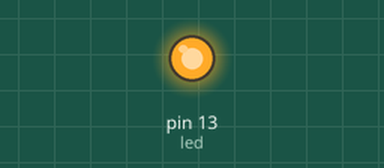
Simulated run of this sketch. Board: Arduino Uno, built with avr-gcc and run on an emulated ATmega328P. Shown: output pins drawn as LEDs (lit = HIGH).

Above: at 0.2 s.
At 2.2 s:
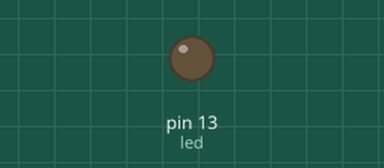
Timing chart, 0 to 3.5 s (numbered marks = the images above):
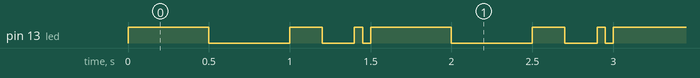

Measured:
- by itself, pin 13 (led): repeats every 1.5 s: LOW 0.50 s, HIGH 0.20 s, LOW 0.20 s, HIGH 0.05 s, LOW 0.05 s, HIGH 0.50 s
- by itself, everything shown: repeats every 1.5 s, in 6 steps

The sketch:

EncenderLed.ino
```cpp
int led = 13;

void setup() {
  // put your setup code here, to run once:
  pinMode(led, OUTPUT);

}

void loop() {
  // put your main code here, to run repeatedly:
  digitalWrite(led, HIGH);
  delay(500);
  digitalWrite(led, LOW);
  delay(500);
  digitalWrite(led, HIGH);
  delay(200);
  digitalWrite(led, LOW);
  delay(200);
  digitalWrite(led, HIGH);
  delay(50);
  digitalWrite(led, LOW);
  delay(50);

}
```
